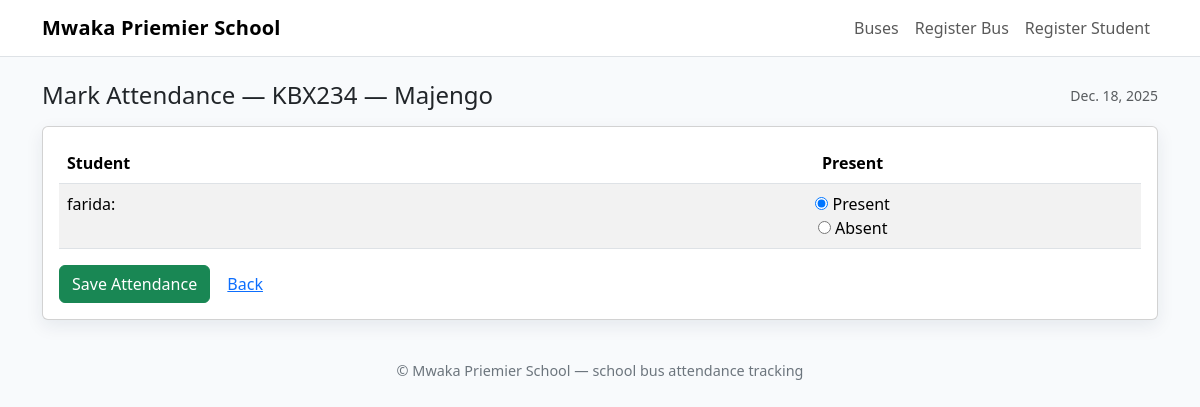
The app's page /buses/6/mark/ with its own data.
### busapp/models.py (models this page shows, shortened)
class Bus(models.Model):
    bus_number = models.CharField(max_length=10)
    route = models.CharField(max_length=100)
    capacity = models.IntegerField()

class Attendance(models.Model):
    student = models.ForeignKey(Student, on_delete=models.CASCADE)
    date = models.DateField(default=timezone.now)
    present = models.BooleanField(default=True)

### busapp/views.py (the view)
# urls.py: path('buses/<int:bus_id>/mark/', views.mark_attendance, name='mark_attendance'),
def mark_attendance(request, bus_id):
    bus = get_object_or_404(Bus, id=bus_id)
    students = bus.students.all()
    today = date.today()
    if request.method == 'POST':
        form = AttendanceForm(request.POST, students=students)
        if form.is_valid():
            for student in students:
                value = form.cleaned_data.get(f'student_{student.id}')
                is_present = (value == 'present')
                Attendance.objects.update_or_create(
                    student=student,
                    date=today,
                    defaults={'present': is_present}
                )
            return redirect('bus_attendance', bus_id=bus.id)
    else:
        initial = {}
        for student in students:
            attendance = Attendance.objects.filter(student=student, date=today).first()
            if attendance is not None:
                initial[f'student_{student.id}'] = 'present' if attendance.present else 'absent'
        form = AttendanceForm(students=students, initial=initial)
    return render(request, 'busapp/mark_attendance.html', {
        'bus': bus,
        'form': form,
        'today': today
    })

### busapp/forms.py
class AttendanceForm(forms.Form):
    def __init__(self, *args, students=None, **kwargs):
        students = students or []
        super().__init__(*args, **kwargs)
        for student in students:
            self.fields[f'student_{student.id}'] = forms.ChoiceField(
                label=student.name,
                choices=[('present', 'Present'), ('absent', 'Absent')],
                widget=forms.RadioSelect,
                required=False
            )

### busapp/templates/busapp/mark_attendance.html (shortened to what this page needs)
{% extends 'busapp/base.html' %}
{% block content %}
  <div class="d-flex justify-content-between align-items-center mb-3">
    <h4 class="mb-0">Mark Attendance — {{ bus.bus_number }} — {{ bus.route }}</h4>
    <small class="text-muted">{{ today }}</small>
  </div>
  <div class="card card-shadow">
    <div class="card-body">
      <form method="post">
        <table class="table table-striped">
          <thead>
            <tr><th>Student</th><th class="text-center">Present</th></tr>
          </thead>
          <tbody>
            {% for field in form %}
              <tr>
                <td>{{ field.label_tag }}</td>
                <td class="text-center">{{ field }}</td>
              </tr>
            {% endfor %}
          </tbody>
        </table>
        <div class="mt-2">
          <button class="btn btn-success" type="submit">Save Attendance</button>
          <a class="btn btn-link" href="{% url 'bus_attendance' bus.id %}">Back</a>
        </div>
      </form>
    </div>
  </div>
{% endblock %}

### busapp/templates/busapp/base.html (style rules this page uses)
body { background:#f8fafc; }
.card-shadow { box-shadow: 0 6px 18px rgba(18, 38, 63, 0.08); }

### records on screen
Bus: bus_number "KBX234", route "Majengo"
Attendance: date "Dec. 18, 2025"

### other values on screen
{{ field.label_tag }} "farida:"
